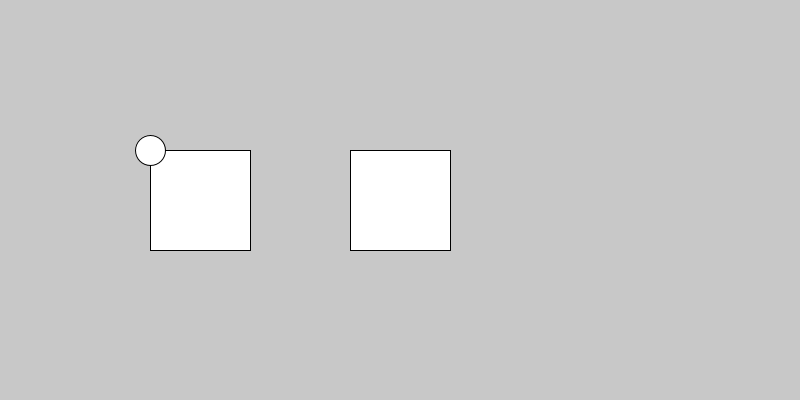
Frame 1 (no input)
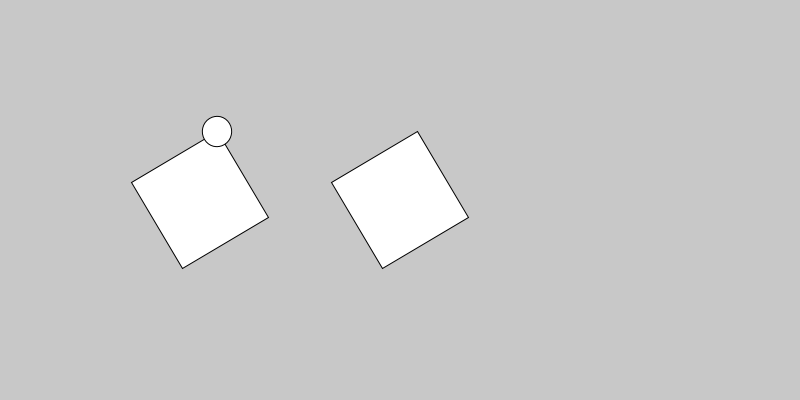
Frame 60 (the mouse pressed at the canvas centre just before this capture)
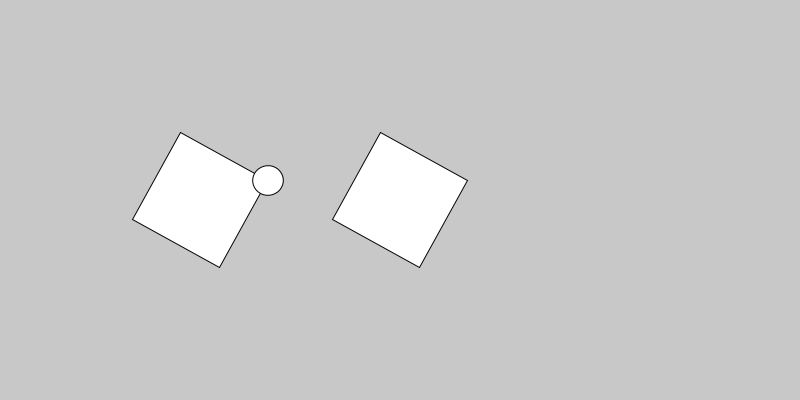
Frame 120 (the mouse held since frame 60 and released just before this capture)

The Processing sketch that drew these frames (run headless with seeded random() and noise(); from frame 60 on, the mouse is pressed at the canvas centre):

// Processing sketch: clase_05_23_2023_translate_rotate_2
// ── clase_05_23_2023_translate_rotate_2.pde
int cant = 10;
int tam;
int angulo;

void setup(){
  size(800,400);
  tam = width / cant;
  rectMode(CENTER);
}

void draw(){
  background(200);
  pushMatrix();
  translate(200,200);
  rotate(radians(angulo));
  rect(0,0,100,100);
  ellipse(-50,-50,30,30);
  popMatrix();
  
  pushMatrix();
  translate(400,200);
  rotate(radians(angulo));
  rect(0,0,100,100);
  popMatrix();
  
  angulo++;
}
